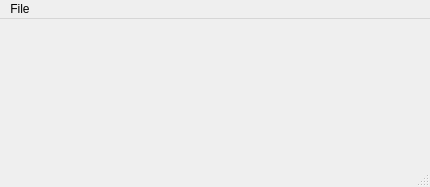
<?xml version="1.0" encoding="UTF-8"?>
<ui version="4.0">
 <class>TTE_App</class>
 <widget class="QMainWindow" name="TTE_App">
  <property name="geometry">
   <rect>
    <x>0</x>
    <y>0</y>
    <width>430</width>
    <height>187</height>
   </rect>
  </property>
  <property name="windowTitle">
   <string>TTE Test Techniques Editor</string>
  </property>
  <widget class="QWidget" name="centralwidget"/>
  <widget class="QMenuBar" name="menubar">
   <property name="geometry">
    <rect>
     <x>0</x>
     <y>0</y>
     <width>430</width>
     <height>22</height>
    </rect>
   </property>
   <widget class="QMenu" name="menuNew">
    <property name="title">
     <string>File</string>
    </property>
    <addaction name="actionNew"/>
   </widget>
   <addaction name="menuNew"/>
  </widget>
  <widget class="QStatusBar" name="statusbar"/>
  <action name="actionNew">
   <property name="text">
    <string>New</string>
   </property>
  </action>
 </widget>
 <resources/>
 <connections/>
</ui>
